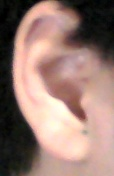
#> input picture tests/images/ear_test_left.jpg, 114 x 176 px
$ python akaze_test_bfm.py
#> lines starting #> are read from the running program, lines starting #| are printed output that depends on the picture
#OpenCVとosをインポート
import cv2
import os

TARGET_FILE = "ear_test_left.jpg"
IMG_DIR = 'images/'
IMG_SIZE = (500, 500)

target_img_path = IMG_DIR + TARGET_FILE
#ターゲット画像をグレースケールで読み出し
target_img = cv2.imread(target_img_path, cv2.IMREAD_GRAYSCALE)
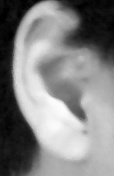
#> target_img: shape (176, 114); min 0, max 254, mean 131.3

print(target_img)
#> (printed output is left out)

#ターゲット画像を200px×200pxに変換
#target_img = cv2.resize(target_img, IMG_SIZE)

# BFMatcherオブジェクトの生成
bf = cv2.BFMatcher(cv2.NORM_HAMMING)

# AKAZEを適用、特徴点を検出
detector = cv2.AKAZE_create()
(target_kp, target_des) = detector.detectAndCompute(target_img, None)
#> target_kp = 4 keypoints; (x, y, size): (61, 104, 5.7), (82, 116, 4.8), (54, 93, 5.7), (83, 103, 4.8)

print('TARGET_FILE: %s' % (TARGET_FILE))

files = os.listdir(IMG_DIR)
for file in files:
    if file == '.DS_Store' or file == TARGET_FILE:
        continue
    #比較対象の写真の特徴点を検出
    comparing_img_path = IMG_DIR + file
    try:
        comparing_img = cv2.imread(comparing_img_path, cv2.IMREAD_GRAYSCALE)
        #comparing_img = cv2.resize(comparing_img, IMG_SIZE)
        cv2.namedWindow("comparing_img", cv2.WINDOW_NORMAL)
        cv2.imshow('comparing_img', comparing_img)

        print(comparing_img.shape,type(comparing_img))
        print(target_img.shape,type(target_img))

        (comparing_kp, comparing_des) = detector.detectAndCompute(comparing_img, None)
        # BFMatcherで総当たりマッチングを行う

        print(type(target_des))
        print(type(comparing_des))

        matches = bf.match(target_des, comparing_des)

        #特徴量の距離を出し、平均を取る
        dist = [m.distance for m in matches]
        ret = sum(dist) / len(dist)
    except cv2.error as error:
        print(error)
        # cv2がエラーを吐いた場合の処理
        ret = -1

    print(file, ret)

    cv2.waitKey(0)
    cv2.destroyAllWindows()
#> pass 2 of the loop `for file in files:`:
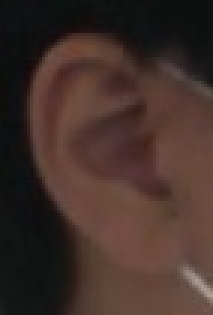
#> input picture tests/images/save_img_left_1632986434.jpg, 71 x 105 px (shown 3 times larger)
#> `comparing_img = cv2.imread(comparing_img_path, cv2.IMREAD_GRAYSCALE)`:
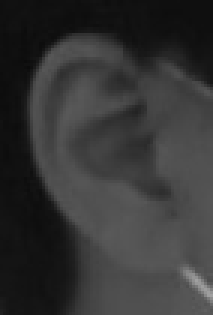
#> comparing_img: shape (105, 71) (shown 3 times larger); min 11, max 161, mean 53
#| (105, 71) <class 'numpy.ndarray'>
#| (176, 114) <class 'numpy.ndarray'>
#> comparing_kp = (); comparing_des = None
#| <class 'numpy.ndarray'>
#| <class 'NoneType'>
#> pass 3 of the loop `for file in files:`:
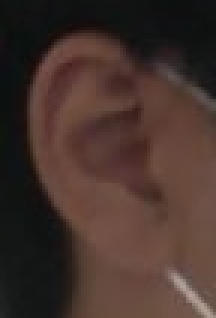
#> input picture tests/images/save_img_left_1632986435.jpg, 72 x 106 px (shown 3 times larger)
#> `comparing_img = cv2.imread(comparing_img_path, cv2.IMREAD_GRAYSCALE)`:
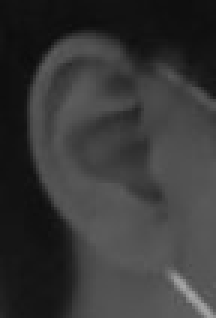
#> comparing_img: shape (106, 72) (shown 3 times larger); min 12, max 167, mean 55.8
#| (106, 72) <class 'numpy.ndarray'>
#| (176, 114) <class 'numpy.ndarray'>
#| <class 'numpy.ndarray'>
#| <class 'NoneType'>
